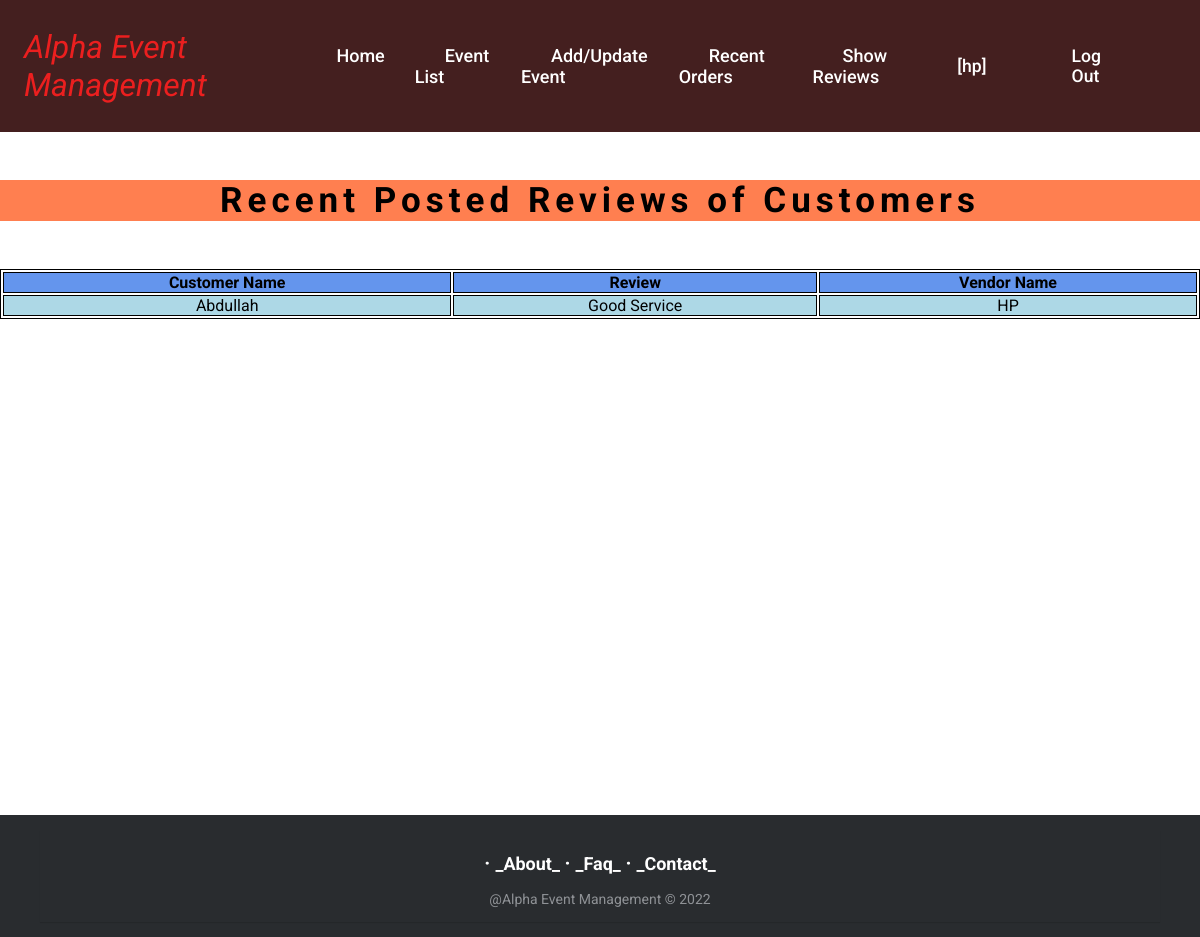
Page /view/showReviews.php (signed in) on the committed database.
### tables this page shows
CREATE TABLE `review` (
  `id` varchar(10) NOT NULL,
  `name` varchar(50) NOT NULL,
  `review` varchar(100) NOT NULL
);

### view/showReviews.php (the view, shortened to what this page needs)
<?php
$loginId=$_SESSION["loginId"];
?>
<!DOCTYPE html>
<html lang="en">
<head>
    <link rel="stylesheet" href="../view/css/vendor_index.css">
</head>
<body>
<header>
        <a href="" class="logo">Alpha Event Management</a>
        <ul class="navbar">
            <li><a href="index_vendor.php">Home</a></li>
            <li><a href="event_list.php">Event List</a></li>
            <li><a href="add_event.php">Add/Update Event</a></li>
            <li><a href="recent_orders.php">Recent Orders</a></li>
            <li><a href="#">Show Reviews</a></li>
        </ul>
        <div class="nav_btn" id="underline">
        <a href="#">[<?php echo $loginId ?>]</a>
        <a href="../controller/logout.php">Log Out</a>
        </div>
</header>
<p style="text-align: center;background-color:coral;margin-top: 3rem;margin-bottom: 3rem;font-size:35px;font-weight:bolder;letter-spacing:5px;">Recent Posted Reviews of Customers</p>
<?php
include("../controller/db/conn.php");
$sql2 = "SELECT vendorName FROM vendor where vendorId='$loginId'";
$result2 = $conn->query($sql2);
if($result2->num_rows > 0)
{
    while($row2 = $result2->fetch_assoc())
    {
        $vendorName = $row2["vendorName"];
    }
}
$sql = "SELECT id, name, review FROM review where id='$vendorName'";
$result = $conn->query($sql);
if ($result->num_rows > 0) {
    echo "<table><tr> <th>Customer Name</th> <th>Review</th> <th>Vendor Name</th></tr>";
    while($row = $result->fetch_assoc()) {
        echo "<tr >
        <td >" . $row["name"]. "</td>
         <td>" . $row["review"]. "</td>
         <td>" . $row["id"]. "</td>
        </tr>";
    }
    echo "</table>";
} else {
    echo "<p style='text-align:center;font-size:25px;font-weight:bolder; color:red;'>No Reviews Found</p> ";
}
?>
</body>
</html>
<?php
include("footer.php");
?>

### view/showReviews.php (style rules this page uses)
table, th, td { border: 1px solid; text-align: center; }
table { width: 100%; margin-bottom: 31rem; }
th { background-color:cornflowerblue; }
tr:nth-child(even) { background-color:lightblue; }
tr:nth-child(odd) { background-color:cornsilk; }

### view/footer.php (style rules this page uses)
* { font-family: Roboto; }

### rows in the picture
review: name "Abdullah", review "Good Service", id "HP"

### other values in the picture
$loginId "hp"
